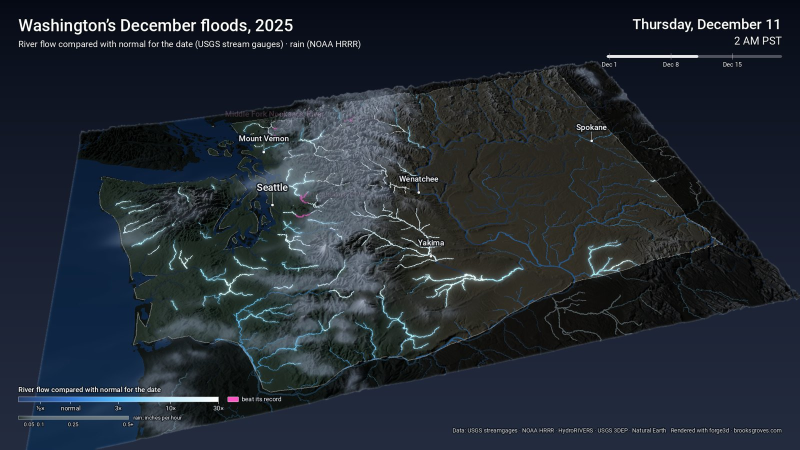
#> input picture assets/notebook-frame.jpg, 1600 x 900 px (shown at 1/2 size)
$ python -i finish.py   (imports and definitions only)
#> lines starting #> are read from the running program, lines starting #| are printed output that depends on the picture; after the words box and inside, x2 and y2 are one past the last pixel; in counts of white or black regions, pixels touching at a corner belong together
#> further down, picture is the input picture: shape (900, 1600, 3); mean B, G, R 50.9, 41.6, 34.4
"""Finish the flood frames: sky, water, the rain veil, glowing rivers, clock and
timeline, city and record-crest labels, legend and credits, then the MP4.

render.py --export runs this automatically. Run it alone to restyle frames
already rendered:  pixi run finish
"""
from __future__ import annotations

import datetime as dt
import json
import os
import shutil
import subprocess
import sys
import time
from pathlib import Path

import numpy as np
import rasterio
from PIL import Image, ImageDraw, ImageFont
from rasterio.warp import transform as warp
from scipy import ndimage

import config
from drape import RAIN_CODE_MAX, RECORD, RIVER_RAMP, rain_alpha, rain_color, river_color

SKY = ((5, 9, 20), (36, 44, 64))             # zenith, horizon: a dark night-blue backdrop
WATER = ((10, 30, 62), (22, 58, 100))        # far, near: deep Pacific blue
TITLE = "Washington\u2019s December floods, 2025"
SUBTITLE = "River flow compared with normal for the date (USGS stream gauges) \u00b7 rain (NOAA HRRR)"
CREDIT = ("Data: USGS streamgages \u00b7 NOAA HRRR \u00b7 HydroRIVERS \u00b7 USGS 3DEP \u00b7 Natural Earth   "
          "Rendered with forge3d \u00b7 brooksgroves.com")
LEGEND_LAND = (44, 56, 50)        # the rain legend is drawn over a typical land colour
RECORD_TEXT = (255, 170, 225, 255)


def font(name: str, px: float) -> ImageFont.FreeTypeFont:
    return ImageFont.truetype(str(config.FONTS / name), max(8, int(px)))


# ---------------------------------------------------------------- camera

# [36 lines left out: functions camera_matrices, project, sky_image, water_mask, not called in this run]


GRADE_SATURATION = 1.0
GRADE_GAMMA = 0.88       # <1 lifts the shaded flats a little on the dark background


# [12 lines left out: functions grade, water_image, not called in this run]


def sky_mask(rgb: np.ndarray) -> np.ndarray:
    """Soft alpha for the viewer's flat background, connected to the top edge."""
    bg = np.median(rgb[:4].reshape(-1, 3), axis=0)
#> bg = [20, 9, 5]
    near = np.all(np.abs(rgb.astype(np.int16) - bg.astype(np.int16)) <= 8, axis=2)
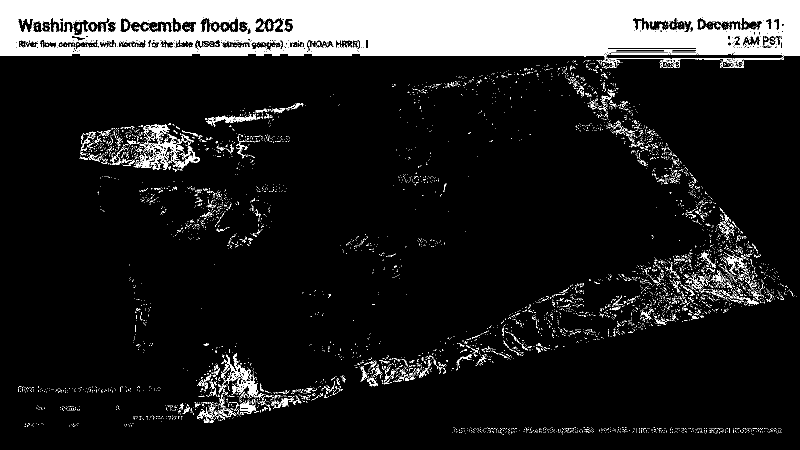
#> near: shape (900, 1600) bool (shown at 1/2 size); 12.8% white; 5965 white regions (5734 under 20 px), largest, box (x1, y1, x2, y2) and area: (0, 0, 1600, 137) 150684, (267, 249, 400, 340) 2914, (437, 707, 516, 796) 1771
    lab, n = ndimage.label(near)
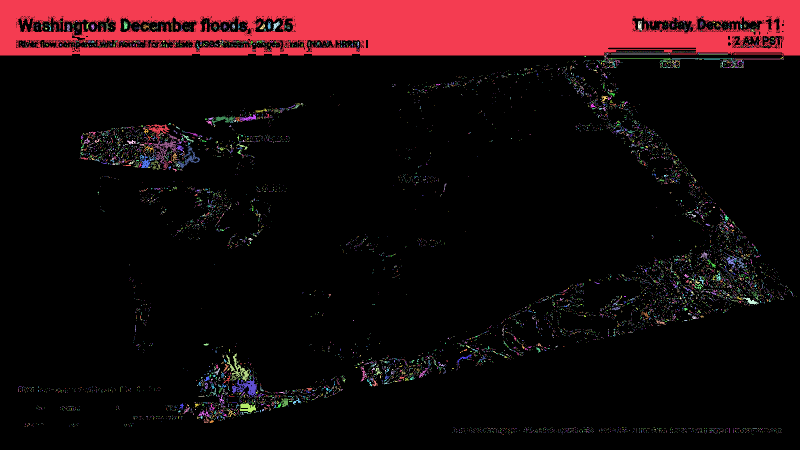
#> lab: shape (900, 1600) int32 (shown at 1/2 size); 9894 distinct labels, from 0 to 9893; one colour per label, 0 black
#> n = 9893
    # the sky (touching the top edge) plus any big patch of background showing
    # below the terrain's near edge; small near-white specks stay terrain
    sizes = ndimage.sum(near, lab, np.arange(1, n + 1))
#> sizes = 9893 values, max 148449 at index 0, min 1 at index 2, mean 18.59
    big = np.flatnonzero(sizes > 0.002 * near.size) + 1
#> big = [1]
    mask = np.isin(lab, np.union1d(np.unique(lab[0][lab[0] > 0]), big))
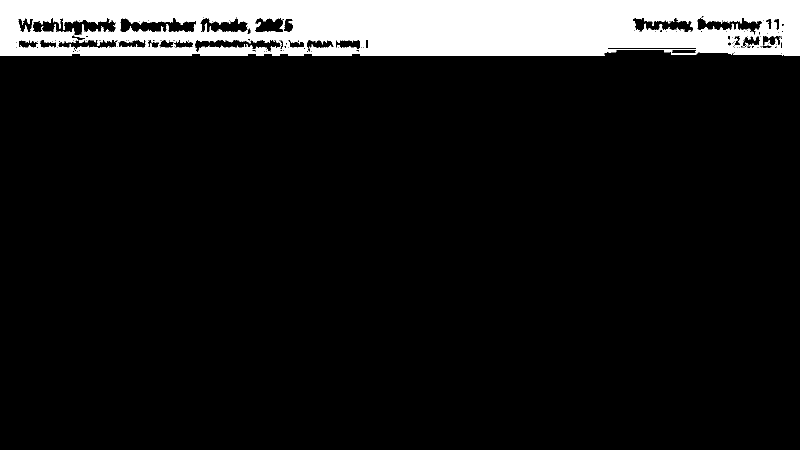
#> mask: shape (900, 1600) bool (shown at 1/2 size); 10.3% white; 1 white region, box (x1, y1, x2, y2) and area: (0, 0, 1600, 111) 148449
    mask = ndimage.binary_dilation(mask, iterations=1)
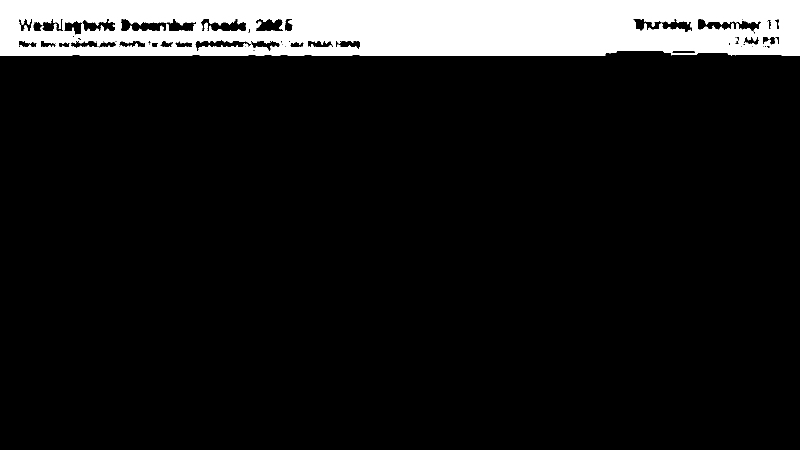
#> mask: shape (900, 1600) bool (shown at 1/2 size); 11% white; 1 white region, box (x1, y1, x2, y2) and area: (0, 0, 1600, 112) 158587
    return ndimage.gaussian_filter(mask.astype(np.float32), 0.7)


# ---------------------------------------------------------------- overlays

def text(d: ImageDraw.ImageDraw, xy, s: str, f, fill=(255, 255, 255, 255), anchor="la", halo=3):
    d.text(xy, s, font=f, fill=fill, anchor=anchor, stroke_width=halo, stroke_fill=(10, 14, 20, 200))


# [70 lines left out: functions when, draw_timeline, draw_legend, draw_city, not called in this run]


FIRE_SIDES = ("right", "left", "below", "above", "low")   # low: further down, clear of a city pin


# [74 lines left out: functions draw_fire, river_mask, glow, rain_veil, not called in this run]


def overlaps(a, b) -> bool:
    return a[0] < b[2] and b[0] < a[2] and a[1] < b[3] and b[1] < a[3]


# ---------------------------------------------------------------- main

_CTX: dict = {}


# [83 lines left out: functions _init_worker, _finish_frame, not called in this run]


def default_workers() -> int:
    """Leave a couple of cores free; each worker holds a few full-frame float images (~0.3 GB)."""
    return max(1, min(8, (os.cpu_count() or 2) - 2))


# [138 lines left out: functions finish, encode, main, not called in this run]


# [2 lines not run here, left out]

>>> import cv2
>>> picture = cv2.imread('../assets/notebook-frame.jpg')
>>> result = sky_mask(picture)
